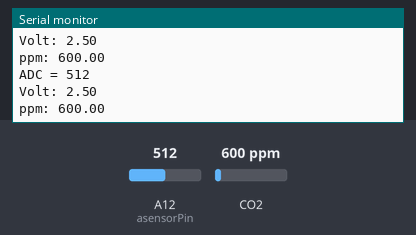
Recording of a sketch running on a simulated Arduino Mega 2560, built with avr-gcc and run on an emulated ATmega2560. On the bench: the last lines printed to the serial monitor. The test bench sets the inputs (shaded band); at power-on: CO2 600 ppm, A12 (asensorPin) = 512.

Above: at 3.8 s.
3.9 s: CO2 set to 452 ppm
At 6.4 s:
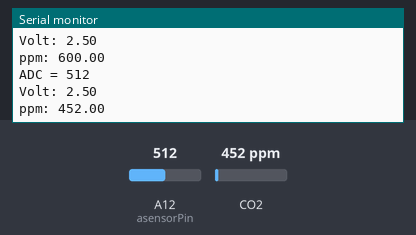
7.8 s: A12 (asensorPin) set to 716
At 9.9 s:
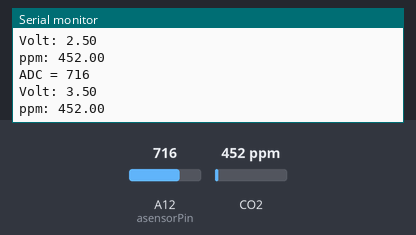
11.7 s: CO2 set to 1050 ppm
At 13.5 s:
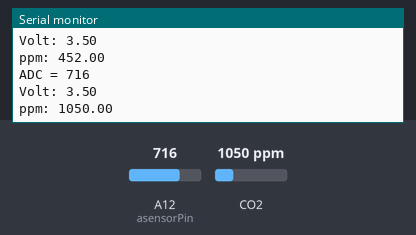
15.6 s: A12 (asensorPin) set to 900
At 19.4 s:
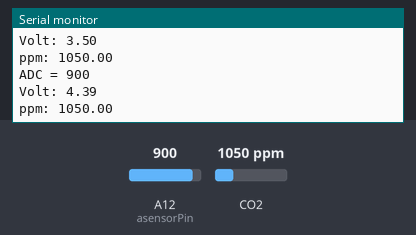
Timing chart, 0 to 20.5 s (numbered marks = the images above; inputs shaded):
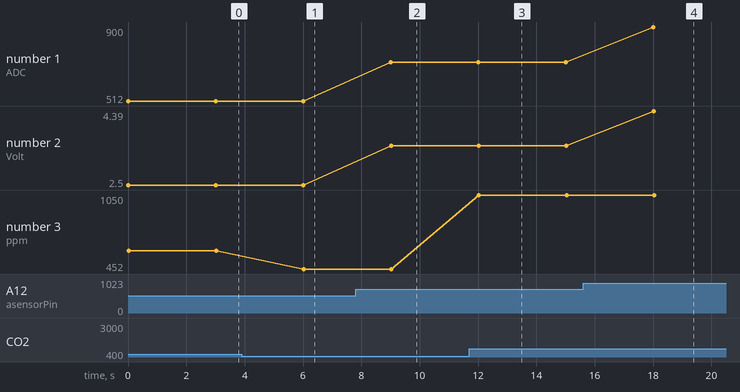

Measured:
- after the input at 3.9 s, the serial monitor: prints a new line after 2.1 s (image 1)
- after the input at 7.8 s, the serial monitor: prints a new line after 1.2 s (image 2)
- after the input at 11.7 s, the serial monitor: prints a new line after 0.33 s (image 3)
- after the input at 15.6 s, the serial monitor: prints a new line after 2.4 s (image 4)
- plotted number 1: 512 → 716 after the input at 7.8 s, 716 → 900 after the input at 15.6 s
- plotted number 2: 2.5 → 3.5 after the input at 7.8 s, 3.5 → 4.39 after the input at 15.6 s
- plotted number 3: 600 → 452 after the input at 3.9 s, 452 → 1050 after the input at 11.7 s

The sketch:

Sketch_CO2.ino
```cpp
#include "MQ135.h"
MQ135 gasSensor = MQ135(A12);
int aval;
int asensorPin = A12;
int asensorValue = 0;

void setup() {
   pinMode(asensorPin, INPUT);
   Serial.begin(9600);
}

void loop() {
 aval = analogRead(A12);
    Serial.print ("ADC = ");
    Serial.println (aval);
  float V = aval*5.00/1024;
    Serial.print ("Volt: ");
    Serial.println (V);
  float co2_ppm = gasSensor.getPPM();
    Serial.print ("ppm: ");
    Serial.println (co2_ppm);
  delay(3000);
}
```
